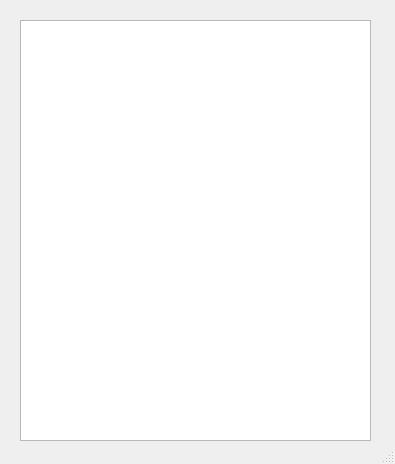
<?xml version="1.0" encoding="UTF-8"?>
<ui version="4.0">
 <class>MainWindow</class>
 <widget class="QMainWindow" name="MainWindow">
  <property name="geometry">
   <rect>
    <x>0</x>
    <y>0</y>
    <width>395</width>
    <height>464</height>
   </rect>
  </property>
  <property name="windowTitle">
   <string>SERVER</string>
  </property>
  <widget class="QWidget" name="centralwidget">
   <widget class="QTextEdit" name="textEdit">
    <property name="geometry">
     <rect>
      <x>20</x>
      <y>20</y>
      <width>351</width>
      <height>421</height>
     </rect>
    </property>
    <property name="font">
     <font>
      <pointsize>14</pointsize>
     </font>
    </property>
   </widget>
  </widget>
  <widget class="QMenuBar" name="menubar">
   <property name="geometry">
    <rect>
     <x>0</x>
     <y>0</y>
     <width>395</width>
     <height>21</height>
    </rect>
   </property>
  </widget>
  <widget class="QStatusBar" name="statusbar"/>
 </widget>
 <resources/>
 <connections/>
</ui>
